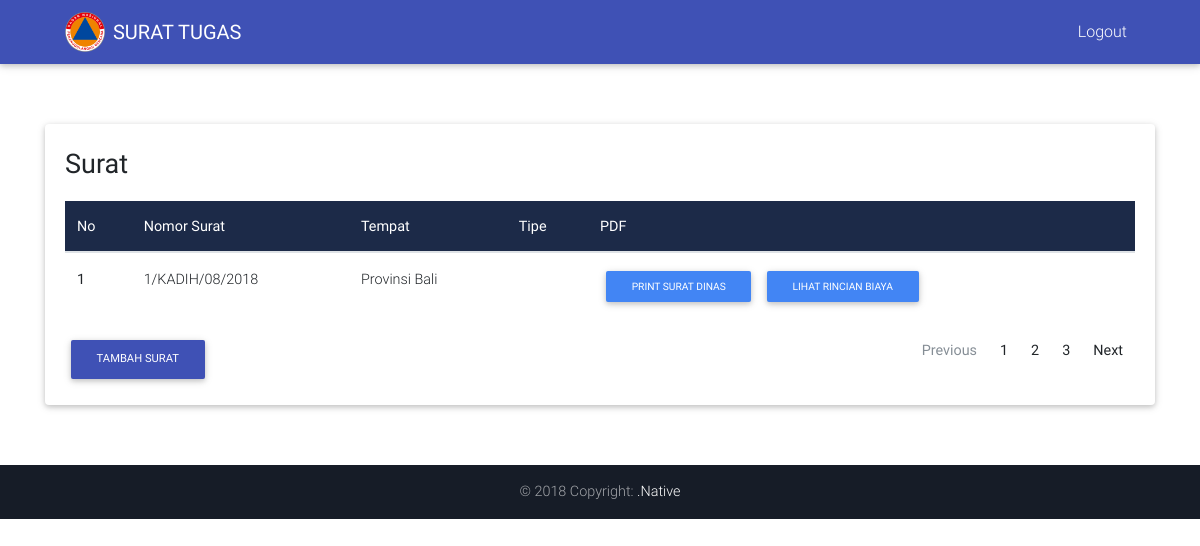
/index.php/home/lihat_surat, run on an earlier commit of the app's database.
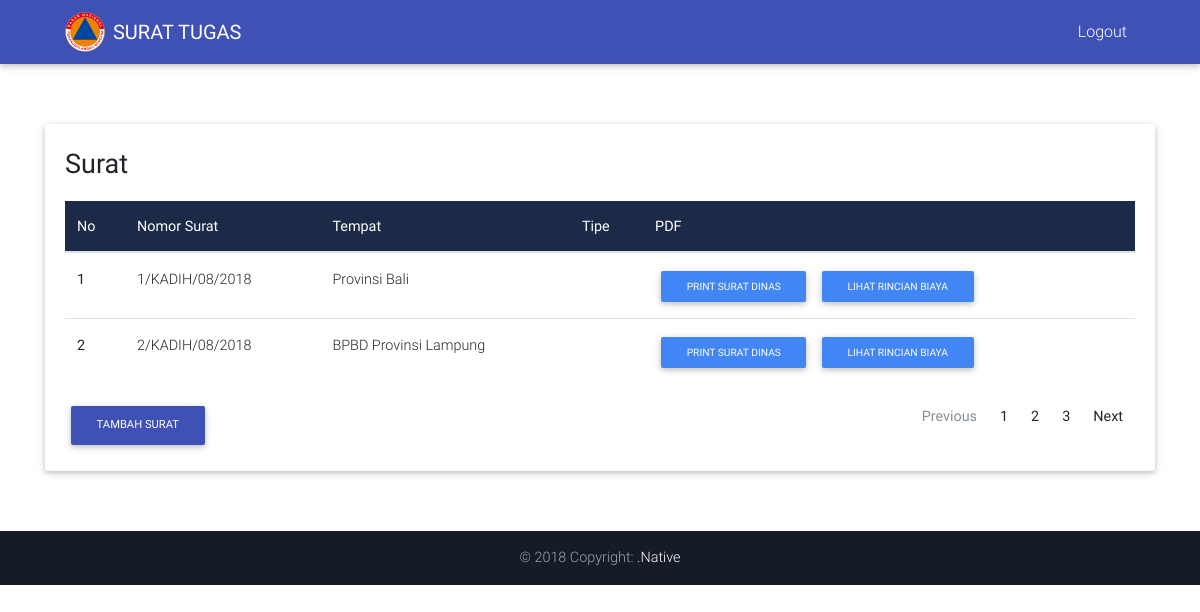
And on a later commit of the database.
### tables this page shows
CREATE TABLE `surat_dinas` (
  `id` int(11) NOT NULL,
  `nomor` varchar(30) NOT NULL DEFAULT '2000/KADIH/02/2018',
  `tempat` varchar(100) NOT NULL,
  `kegiatan` varchar(50) NOT NULL,
  `tgl_mulai` text NOT NULL,
  `tgl_akhir` varchar(10) NOT NULL,
  `tgl_surat` varchar(10) NOT NULL,
  `jenis` int(1) NOT NULL
);

### application/controllers/Home.php (called while the page is built, shortened)
<?php
class Home extends CI_Controller {
	function __Construct()
    {
        $this->load->model("home_model");
        $this->load->library("pagination");
    }
	public function lihat_surat() {
		$data['surat'] = $this->home_model->get_surat();
		$this->load->view('nav');
		$this->load->view('header');
		$this->load->view('lihat_surat', $data);
		$this->load->view('footer');
	}
}

### index.php (called while the page is built, shortened)
<?php
require_once BASEPATH.'core/CodeIgniter.php';

### application/models/Home_model.php (called while the page is built, shortened)
<?php
class Home_model extends CI_Model {
	function get_surat() {
		$this->db->from('surat_dinas');
		$query = $this->db->get();
		return $query->result();
	}
}
?>

### application/views/lihat_surat.php (the view, shortened to what this page needs)
<body>
          <div class="container margin">
                  <div class="card mb-8">
                      <div class="card-body">
                          <p style="font-size: 27px;">Surat</p>
                        <div align="center">
                        <table class="table table-hover">
                          <thead class="mdb-color darken-3 white-text">
                            <tr>
                              <th scope="col">No</th>
                              <th scope="col">Nomor Surat</th>
                              <th scope="col">Tempat</th>
								<th scope="col">Tipe</th>
                              <th scope="col">PDF</th>
                            </tr>
                          </thead>
                          <tbody>
						  <?php
						  $i = 1;
						  foreach ($surat as $row) {
						  	echo "
						  	<tr>
                              <th scope=\"row\">$i</th>
                              <td>$row->nomor</td>
                              <td>$row->tempat</td>
                              <td>$row->tipe</td>
                              <td>
                              <span><a href='".base_url('C_PDF/print/'.$row->id)."' target='_blank'>
                              <button type=\"button\" class=\"btn btn-primary btn-rounded btn-sm my-0\">PRINT SURAT DINAS
                              </button></a></span>
                              <a href='".base_url('C_PDF/print_biaya/'.$row->id)."'>
                              <button type=\"button\" class=\"btn btn-primary btn-rounded btn-sm my-0\">LIHAT RINCIAN BIAYA
                              </button></a>
                              </td>
                            </tr>
						  	";
						  	$i++;
						  }
						  ?>
						  </tbody>
						</table>
                        <div class="row">
                            <div class="col">
                                <div align="left">
                                    <a href="<?php  echo base_url('home/buat_surat')?>"><button type="button" class="btn btn-indigo btn-md">Tambah Surat</button></a>
                                </div>
							</div>
                            <div class="col">
                                <nav aria-label="Page navigation example">
    <ul class="pagination justify-content-end">
        <li class="page-item disabled">
            <a class="page-link" href="#" tabindex="-1">Previous</a>
        </li>
        <li class="page-item"><a class="page-link" href="#">1</a></li>
        <li class="page-item"><a class="page-link" href="#">2</a></li>
        <li class="page-item"><a class="page-link" href="#">3</a></li>
        <li class="page-item">
            <a class="page-link" href="#">Next</a>
        </li>
    </ul>
</nav>
                            </div>
                    </div>
                    </div>
                </div>
              </div>
          </div>
</body>
</html>

What changed in the data, as far as the page shows it:
added surat_dinas: nomor "2/KADIH/08/2018", tempat "BPBD Provinsi Lampung"
